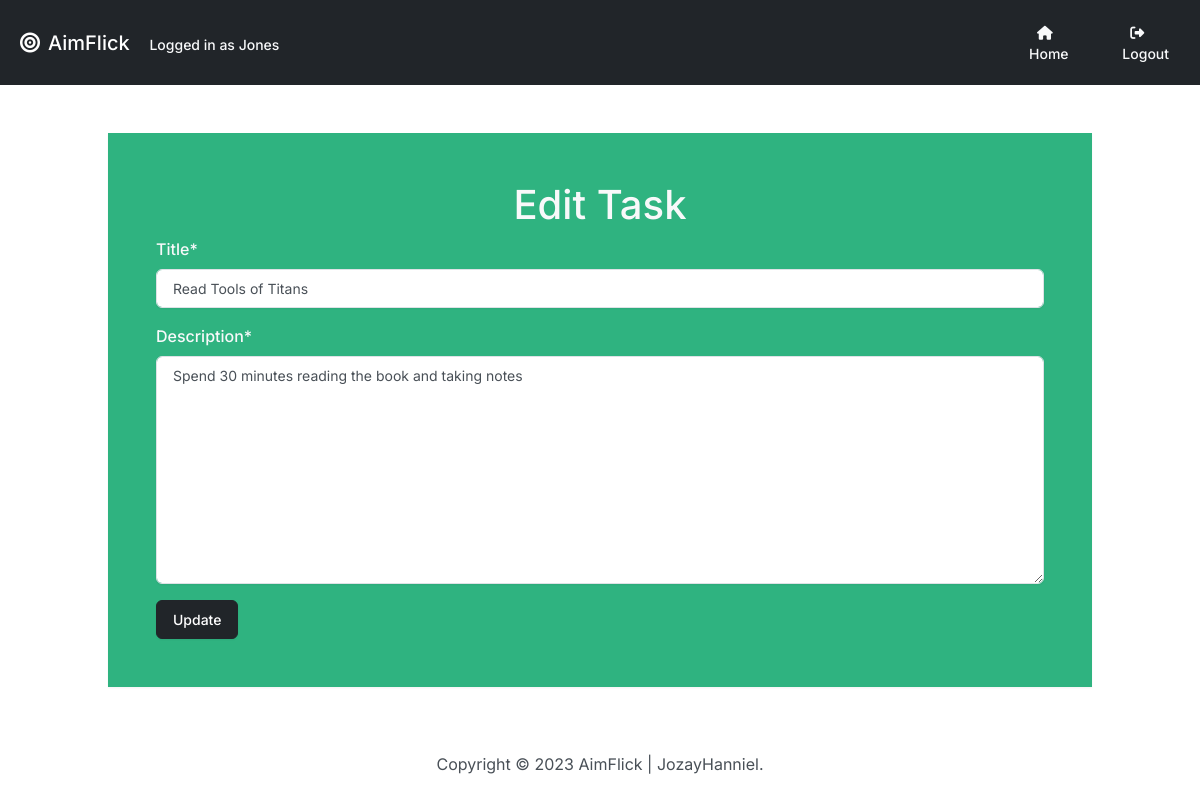
The app's page /edit/4 (signed in) with its own data.
### tasks/models.py (models this page shows, shortened)
class Task(models.Model):
    title = models.CharField(max_length=200)
    description = models.CharField(max_length=255, default="Wash my clothes")
    completed = models.BooleanField(default=False)
    user = models.ForeignKey(User, on_delete=models.CASCADE)

### tasks/views.py (the view)
# urls.py: path("edit/<int:id>", views.edit, name="edit"),
def edit(request, id):
    if request.method == "POST":
        task_instance = Task.objects.get(pk=id)
        form = TaskForm(request.POST, instance=task_instance)
        if form.is_valid():
            form.save()
            return render(request, 'main/user/edit.html', {
                'form': form,
                'success': True
            })
    else:
        task_instance = Task.objects.get(pk=id)
        form = TaskForm(instance=task_instance)
        return render(request, 'main/user/edit.html', {
            'form': form
        })

### tasks/forms.py
class TaskForm(forms.ModelForm):
    class Meta:
        model = Task
        fields = ['title', 'description']
        labels = {
            'title' : 'Title',
            'description' : 'Description',
        }
        widgets = {
            'title' : forms.TextInput(attrs={'class': 'form-control'}),
            'description' : forms.Textarea(attrs={'class': 'form-control'}),
        }

### tasks/templates/main/user/edit.html
{%extends 'main/base.html'%} {% block title %} Add Task {% endblock %} {% load crispy_forms_tags %} {% block content %} {% if success %}
<div class="text-center m-5 p-5"></div>
<div class="alert alert-success mx-5 text-center" role="alert">
    Task updated successfully.
    <a href="{% url 'task_list' %}" class="alert-link">View Tasks</a>
</div>
</div>
{% else %}
<div class="mx-5 p-5">
    <form method="post" class="shadow bg-success text-light p-5">
        <h1 class="text-center text-light">
            Edit Task
        </h1>
        {% csrf_token %}{{form|crispy}}
        <button type="submit" class="btn btn-dark">Update</button>
    </form>
</div>
{% endif %} {% endblock %}

### tasks/templates/main/base.html (shortened to what this page needs)
{% load static %}
<!DOCTYPE html>
<html lang="en">
<head>
    <link rel="stylesheet" href="https://cdnjs.cloudflare.com/ajax/libs/font-awesome/6.4.2/css/all.min.css" />
    <link rel="stylesheet" href="{% static 'css/bootstrap.min.css' %}">
</head>
<body class="d-flex flex-column min-vh-100">
    <nav class="navbar navbar-expand-lg bg-dark" data-bs-theme="dark">
        <div class="container d-flex justify-content-between">
            <div>
                <a class="navbar-brand" href="{% url 'index' %}"> <i class="fa-solid fa-bullseye mx-2"></i>AimFlick</a>
                {% if user.is_authenticated%}
                <span class="text-light mt-2">Logged in as {{user.username}}</span> {% endif %}
            </div>
        </div>
        <div class="collapse navbar-collapse" id="navbarColor01">
            <ul class="navbar-nav me-auto">
                {% if not request.user.is_authenticated %}
                <li class="nav-item">
                    <a class="nav-link text-light" href="/"> <i class="fa-solid fa-house mx-2"></i>Home</a>
                </li>
                <li class="nav-item">
                    <a class="nav-link text-light" href="{% url 'login' %}"><i class="fa-solid fa-user-plus mx-2"></i>Register</a>
                </li>
                {% else %}
                <li class="nav-item">
                    <a class="nav-link text-light" href="/home"> <i class="fa-solid fa-house mx-2"></i>Home</a>
                </li>
                <li class="nav-item d-flex">
                    <a class="nav-link text-light" href="{% url 'logout' %}" onclick="return confirmLogout();"><i class="fa-solid fa-sign-out-alt mx-2"></i>Logout</a>
                </li>
                {% endif %}
            </ul>
        </div>
    </nav>
    <div class="container-fluid">
        {% block content %} {% endblock %}
    </div>
    <footer class="mt-auto mb-4">
        <div class="text-center">
            <span>
                Copyright &copy; <script>document.write(new Date().getFullYear())</script>
            AimFlick | JozayHanniel.</span>
        </div>
    </footer>
</body>
</html>

### records on screen
Task: title "Read Tools of Titans", description "Spend 30 minutes reading the book and taking notes"

### other values on screen
{{ user.username }} "Jones"
